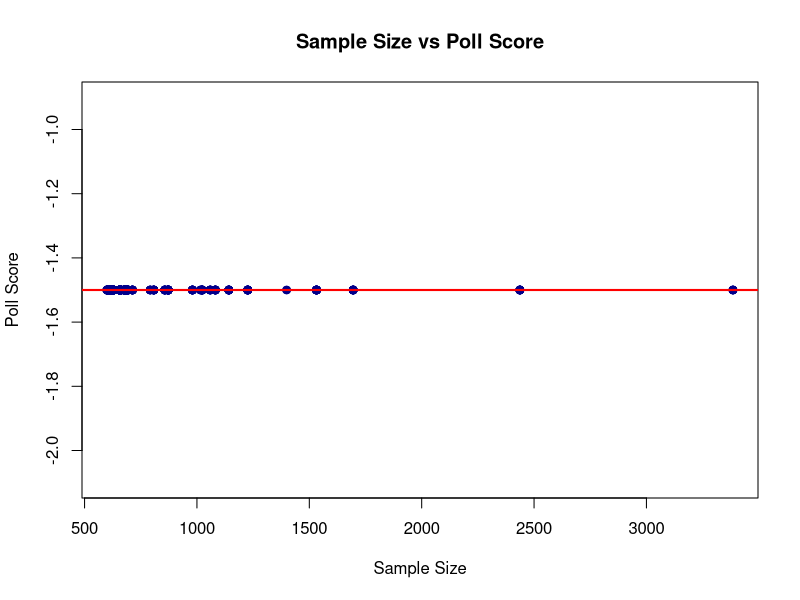

The R source for this figure:
#### Preamble ####
# Purpose: Model the data to understand the data better before applying any predictive models or deeper analysis
# Author: Yihang Xu
# Date: 2 November 2024
# Contact: joker.xu@mail.utoronto.ca
# License: MIT
# Pre-requisites: No
# Any other information needed? No


#### Workspace setup ####
library(tidyverse)
library(ggplot2)
library(dplyr)
library(reshape2)

set.seed(10086)
#### Read data ####
NYT_data <- read_csv("data/02-analysis_data/NYT_data.csv")

#### Model Data ####
#Simple Linear Model to predict pollscore based on sample_size
model <- lm(pollscore ~ sample_size, data = NYT_data)

# Summary of the model
summary(model)

# Visualize model fit
plot(NYT_data$sample_size, NYT_data$pollscore, main = "Sample Size vs Poll Score", xlab = "Sample Size", ylab = "Poll Score", pch = 19, col = "darkblue")
abline(model, col = "red", lwd = 2)


#### Save model ####
saveRDS(model, file = "pollscore_model.rds")



